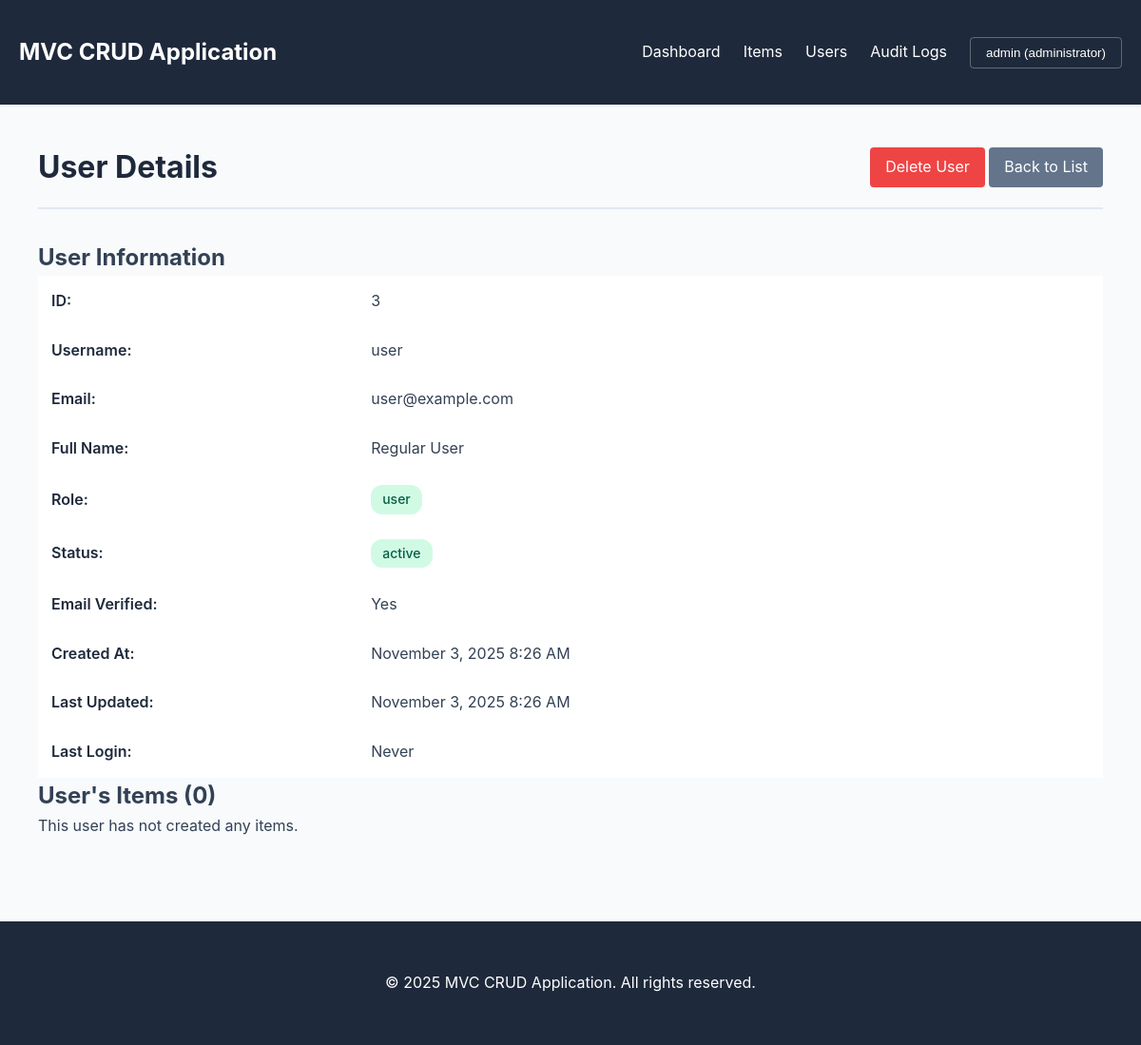
The page /index.php?controller=admin&action=viewUser&id=3 (signed in) on the database its author committed.
### tables this page shows
CREATE TABLE IF NOT EXISTS users (
    id INT AUTO_INCREMENT PRIMARY KEY,
    username VARCHAR(50) NOT NULL UNIQUE,
    email VARCHAR(100) NOT NULL UNIQUE,
    password VARCHAR(255) NOT NULL,
    full_name VARCHAR(100) NOT NULL,
    role ENUM('user', 'administrator', 'auditor') DEFAULT 'user',
    status ENUM('active', 'inactive', 'suspended') DEFAULT 'active',
    email_verified TINYINT(1) DEFAULT 0,
    created_at TIMESTAMP DEFAULT CURRENT_TIMESTAMP,
    updated_at TIMESTAMP DEFAULT CURRENT_TIMESTAMP ON UPDATE CURRENT_TIMESTAMP,
    last_login TIMESTAMP NULL,
    INDEX idx_username (username),
    INDEX idx_email (email),
    INDEX idx_role (role),
    INDEX idx_status (status)
);

### app/controllers/AdminController.php (called while the page is built, shortened)
<?php
require_once APP_ROOT . '/app/controllers/BaseController.php';
class AdminController extends BaseController {
    private $userModel;
    public function __construct() {
        $this->userModel = new User();
    }
    public function viewUser() {
        $id = (int)$this->getGet('id');
        $user = $this->userModel->getUserById($id);
        $itemModel = new Item();
        $items = $itemModel->getByUser($id, 10, 0);
        $this->view('admin/view_user', [
            'user' => $user,
            'items' => $items
        ]);
    }
}

### public/index.php (called while the page is built, shortened)
<?php
require_once __DIR__ . '/../config/config.php';
$action = $_GET['action'] ?? 'index';
$action = preg_replace('/[^a-zA-Z]/', '', $action);
$controllerInstance = new $controllerClass();
try {
    $controllerInstance->$action();
} catch (Exception $e) {
    if (DEBUG_MODE) {
        die("Error: " . $e->getMessage());
    } else {
        die("An error occurred. Please try again later.");
    }
}

### config/config.php (called while the page is built, shortened)
<?php
spl_autoload_register(function ($class) {
    $paths = [
        APP_ROOT . '/app/models/',
        APP_ROOT . '/app/controllers/',
        APP_ROOT . '/config/'
    ];
    foreach ($paths as $path) {
        $file = $path . $class . '.php';
        if (file_exists($file)) {
            return;
        }
    }
});

### config/Database.php (called while the page is built, shortened)
<?php
class Database {
    private $host = DB_HOST;
    private $db_name = DB_NAME;
    private $username = DB_USER;
    private $password = DB_PASS;
    private $charset = DB_CHARSET;
    private $conn = null;
    private static $instance = null;
    public static function getInstance() {
        if (self::$instance === null) {
            self::$instance = new self();
        }
        return self::$instance;
    }
    private function connect() {
        $dsn = "mysql:host={$this->host};dbname={$this->db_name};charset={$this->charset}";
        $options = [
            PDO::ATTR_ERRMODE => PDO::ERRMODE_EXCEPTION,
            PDO::ATTR_DEFAULT_FETCH_MODE => PDO::FETCH_ASSOC,
            PDO::ATTR_EMULATE_PREPARES => false,
            PDO::ATTR_PERSISTENT => false
        ];
        try {
            $this->conn = new PDO($dsn, $this->username, $this->password, $options);
        } catch (PDOException $e) {
            if (DEBUG_MODE) {
                die("Database Connection Error: " . $e->getMessage());
            } else {
                die("Database connection failed. Please contact administrator.");
            }
        }
    }
    public function getConnection() {
        return $this->conn;
    }
}

### app/models/User.php (called while the page is built, shortened)
<?php
class User {
    private $conn;
    public function __construct() {
        $this->db = Database::getInstance();
        $this->conn = $this->db->getConnection();
    }
    public function getUserById($id) {
        $query = "SELECT id, username, email, full_name, role, status, email_verified, created_at, updated_at, last_login
                  FROM users WHERE id = :id LIMIT 1";
        $stmt = $this->conn->prepare($query);
        $stmt->bindParam(':id', $id);
        $stmt->execute();
        if ($stmt->rowCount() > 0) {
            return $stmt->fetch();
        }
        return null;
    }
}

### app/models/Item.php (called while the page is built, shortened)
<?php
class Item {
    private $conn;
    public function __construct() {
        $this->db = Database::getInstance();
        $this->conn = $this->db->getConnection();
    }
    public function getByUser($user_id, $limit = ITEMS_PER_PAGE, $offset = 0) {
        $query = "SELECT i.*, u.username as created_by_username, u.full_name as created_by_name
                  FROM items i
                  LEFT JOIN users u ON i.created_by = u.id
                  WHERE i.created_by = :user_id
                  ORDER BY i.created_at DESC
                  LIMIT :limit OFFSET :offset";
        $stmt = $this->conn->prepare($query);
        $stmt->bindValue(':user_id', $user_id, PDO::PARAM_INT);
        $stmt->bindValue(':limit', (int)$limit, PDO::PARAM_INT);
        $stmt->bindValue(':offset', (int)$offset, PDO::PARAM_INT);
        $stmt->execute();
        return $stmt->fetchAll();
    }
}

### app/views/admin/view_user.php (the view, shortened to what this page needs)
<?php include APP_ROOT . '/app/views/layouts/header.php'; ?>
<div class="container">
    <div class="page-header">
        <h1>User Details</h1>
        <div class="actions">
            <?php if ($user['id'] != $current_user['id']): ?>
                <a href="index.php?controller=admin&action=deleteUser&id=<?php echo $user['id']; ?>" class="btn btn-danger" onclick="return confirm('Are you sure?')">Delete User</a>
            <?php endif; ?>
            <a href="index.php?controller=admin&action=users" class="btn btn-secondary">Back to List</a>
        </div>
    </div>
    <div class="user-details">
        <div class="detail-section">
            <h2>User Information</h2>
            <table class="info-table">
                <tr>
                    <th>ID:</th>
                    <td><?php echo $user['id']; ?></td>
                </tr>
                <tr>
                    <th>Username:</th>
                    <td><?php echo htmlspecialchars($user['username']); ?></td>
                </tr>
                <tr>
                    <th>Email:</th>
                    <td><?php echo htmlspecialchars($user['email']); ?></td>
                </tr>
                <tr>
                    <th>Full Name:</th>
                    <td><?php echo htmlspecialchars($user['full_name']); ?></td>
                </tr>
                <tr>
                    <th>Role:</th>
                    <td><span class="badge badge-<?php echo $user['role']; ?>"><?php echo $user['role']; ?></span></td>
                </tr>
                <tr>
                    <th>Status:</th>
                    <td><span class="badge badge-<?php echo $user['status']; ?>"><?php echo $user['status']; ?></span></td>
                </tr>
                <tr>
                    <th>Email Verified:</th>
                    <td><?php echo $user['email_verified'] ? 'Yes' : 'No'; ?></td>
                </tr>
                <tr>
                    <th>Created At:</th>
                    <td><?php echo date('F j, Y g:i A', strtotime($user['created_at'])); ?></td>
                </tr>
                <tr>
                    <th>Last Updated:</th>
                    <td><?php echo date('F j, Y g:i A', strtotime($user['updated_at'])); ?></td>
                </tr>
                <tr>
                    <th>Last Login:</th>
                    <td><?php echo $user['last_login'] ? date('F j, Y g:i A', strtotime($user['last_login'])) : 'Never'; ?></td>
                </tr>
            </table>
        </div>
        <div class="detail-section">
            <h2>User's Items (<?php echo count($items); ?>)</h2>
            <?php if (empty($items)): ?>
                <p>This user has not created any items.</p>
            <?php endif; ?>
        </div>
    </div>
</div>
<?php include APP_ROOT . '/app/views/layouts/footer.php'; ?>

### public/css/style.css (style rules this page uses)
* { margin: 0; padding: 0; box-sizing: border-box; }
:root { --primary-color: #2563eb; --secondary-color: #64748b; --success-color: #10b981; --danger-color: #ef4444; --warning-color: #f59e0b; --dark-color: #1e293b; --light-color: #f8fafc; --border-color: #e2e8f0; --text-color: #334155; --shadow: 0 1px 3px rgba(0, 0, 0, 0.1); }
body { font-family: -apple-system, BlinkMacSystemFont, 'Segoe UI', Roboto, 'Helvetica Neue', Arial, sans-serif; line-height: 1.6; color: var(--text-color); background-color: var(--light-color); }
.container { max-width: 1200px; margin: 0 auto; padding: 20px; }
.page-header { display: flex; justify-content: space-between; align-items: center; margin-bottom: 2rem; padding-bottom: 1rem; border-bottom: 2px solid var(--border-color); }
.page-header h1 { color: var(--dark-color); font-size: 2rem; }
.btn { display: inline-block; padding: 0.5rem 1rem; border: none; border-radius: 4px; cursor: pointer; text-decoration: none; transition: all 0.3s; font-size: 1rem; }
.btn-secondary { background-color: var(--secondary-color); color: white; }
.btn-danger { background-color: var(--danger-color); color: white; }
.badge { display: inline-block; padding: 0.25rem 0.75rem; border-radius: 12px; font-size: 0.875rem; font-weight: 500; }
.badge-active, .badge-user { background-color: #d1fae5; color: #065f46; }
.info-table { width: 100%; background: white; }
.info-table th { text-align: left; padding: 0.75rem; font-weight: 600; color: var(--dark-color); width: 30%; }
.info-table td { padding: 0.75rem; }
.info-table tr { border-bottom: 1px solid var(--border-color); }

### rows shown on the page
users: id "3", username "user", email "user@example.com", full_name "Regular User", role "user", status "active", created_at "November 3, 2025 8:26 AM", updated_at "November 3, 2025 8:26 AM"

### other values the page prints
APP_NAME "MVC CRUD Application"
$current_user['username'] "admin"
$current_user['role'] "administrator"
count($items) "0"
